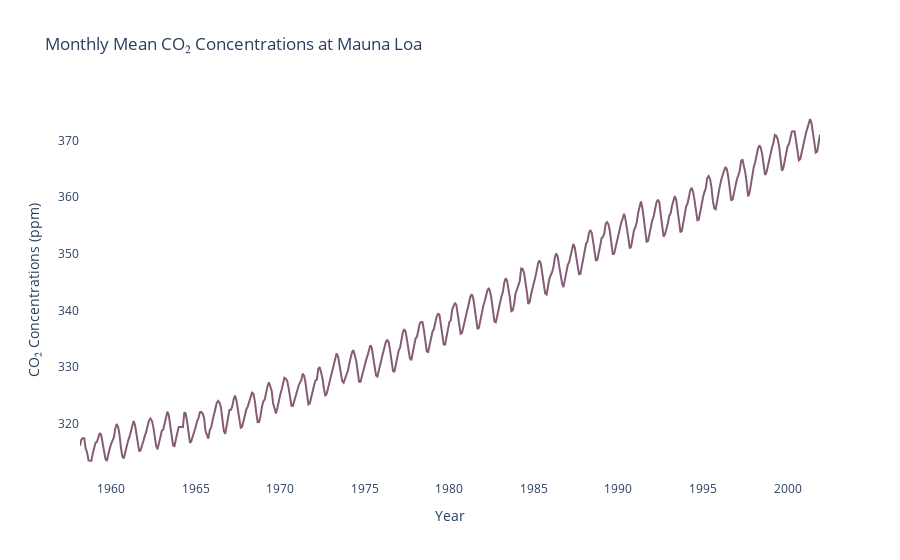
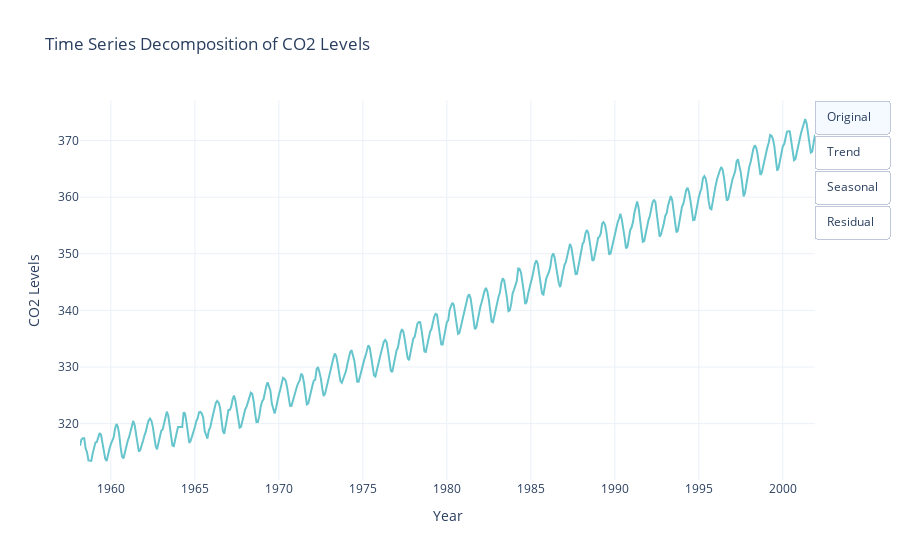
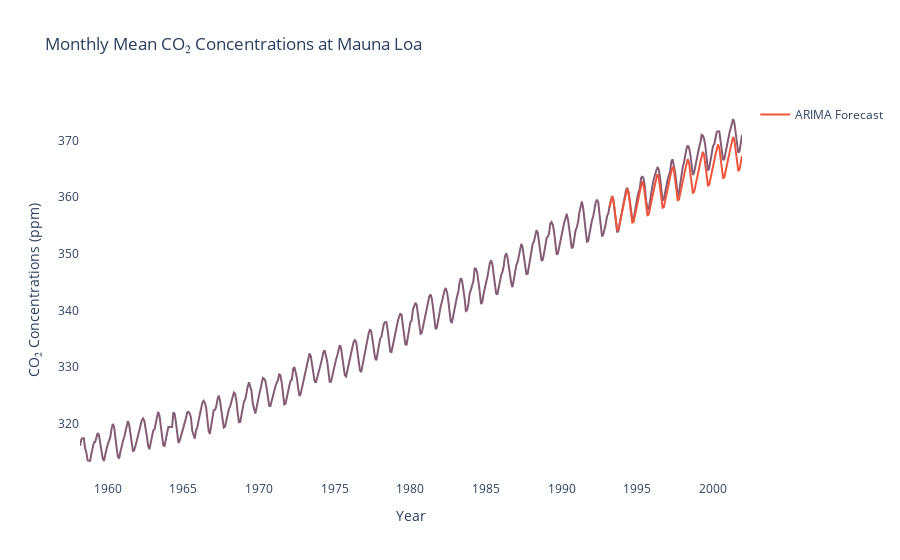

Notebook code cell kept with these figures, in order:
### Code cell
import pandas as pd
import numpy as np
import plotly.express as px
import plotly.graph_objects as go
from statsmodels.tsa.stattools import adfuller, kpss
from statsmodels.tsa.seasonal import seasonal_decompose
from statsmodels.tsa.holtwinters import ExponentialSmoothing
from pmdarima import auto_arima
from statsmodels.datasets import co2

# Load the dataset
data = co2.load_pandas().data

# Drop missing values
data.dropna(inplace=True)

# Weekly data to monthly data by averaging
data = data.resample('ME').mean()

# Ensure a datetime index with frequency for decomposition
data.index = data.index.to_period('M').to_timestamp()

#ffill
data['co2'] = data['co2'].ffill()

# Plot the data
fig = px.line(data, x=data.index, y='co2', title='Monthly Mean CO₂ Concentrations at Mauna Loa', color_discrete_sequence=px.colors.qualitative.Antique)
fig.update_layout(title='Monthly Mean CO₂ Concentrations at Mauna Loa',
                  xaxis_title='Year',
                  yaxis_title='CO₂ Concentrations (ppm)',
                  plot_bgcolor='white')
fig.show()

# Seasonal decomposition
# decomposition = seasonal_decompose(data['co2'], model='additive', period=12)
# fig = decomposition.plot()
# fig.set_size_inches(10, 8)
# plt.show()
create_decomposition_plot(data)

# Stationarity tests function
def perform_stationarity_tests(series):
    print("Performing Augmented Dickey-Fuller test:")
    adf_result = adfuller(series, autolag='AIC')
    print(f'ADF Statistic: {adf_result[0]}')
    print(f'p-value: {adf_result[1]}')
    if adf_result[1] < 0.05:
        print("Data is stationary")
    else:
        print("Data is non-stationary")

    print("\nPerforming KPSS test:")
    kpss_result = kpss(series, regression='c')
    print(f'KPSS Statistic: {kpss_result[0]}')
    print(f'p-value: {kpss_result[1]}')
    if kpss_result[1] < 0.05:
        print("Data is non-stationary")
    else:
        print("Data is stationary")

perform_stationarity_tests(data['co2'])

# Splitting the data
split_point = int(len(data) * 0.8)
train, test = data.iloc[:split_point], data.iloc[split_point:]

# arima_model = auto_arima(train['co2'], seasonal=True, m=12, stepwise=True, suppress_warnings=True, error_action='ignore', max_order=None, out_of_sample_size=10, trace=True)
arima_model = auto_arima(train['co2'], seasonal=True, m=12, stepwise=False,
                         max_p=3, max_q=3, max_P=2, max_Q=2, max_d=2, max_D=1,
                         suppress_warnings=True, error_action='ignore', max_order=10,
                         out_of_sample_size=10, n_jobs=6, trace=True)
print(arima_model.summary())
arima_forecast = arima_model.predict(n_periods=len(test))

# Plotting the forecasts using Plotly
fig = px.line(data, x=data.index, y='co2', title='Monthly Mean CO₂ Concentrations at Mauna Loa', color_discrete_sequence=px.colors.qualitative.Antique)
fig.add_scatter(x=test.index, y=arima_forecast, mode='lines', name='ARIMA Forecast')
fig.update_layout(title='Monthly Mean CO₂ Concentrations at Mauna Loa',
                  xaxis_title='Year',
                  yaxis_title='CO₂ Concentrations (ppm)',
                  plot_bgcolor='white')
fig.show()

### Figure 1 — Plotly figure (JSON) as saved in the notebook; plotly's stock layout.template omitted (floating-point values rounded to 4 significant figures; data arrays with more than 128 entries replaced by an {"elided": "..."} marker saying what was removed)
{"data": [{"hovertemplate": "index=%{x}<br>co2=%{y}<extra></extra>", "legendgroup": "", "line": {"color": "rgb(133, 92, 117)", "dash": "solid"}, "marker": {"symbol": "circle"}, "mode": "lines", "name": "", "orientation": "v", "showlegend": false, "type": "scatter", "x": {"elided": "526 str values"}, "xaxis": "x", "y": {"elided": "526 float values"}, "yaxis": "y"}], "layout": {"legend": {"tracegroupgap": 0}, "plot_bgcolor": "white", "title": {"text": "Monthly Mean CO₂ Concentrations at Mauna Loa"}, "xaxis": {"anchor": "y", "domain": [0, 1], "title": {"text": "Year"}}, "yaxis": {"anchor": "x", "domain": [0, 1], "title": {"text": "CO₂ Concentrations (ppm)"}}}}

### Figure 2 — Plotly figure (JSON) as saved in the notebook; plotly's stock layout.template omitted (floating-point values rounded to 4 significant figures; data arrays with more than 128 entries replaced by an {"elided": "..."} marker saying what was removed)
{"data": [{"line": {"color": "rgb(102, 197, 204)"}, "mode": "lines", "name": "Original CO2", "type": "scatter", "visible": true, "x": {"elided": "526 str values"}, "y": {"elided": "526 float values"}}, {"line": {"color": "rgb(246, 207, 113)"}, "mode": "lines", "name": "Trend", "type": "scatter", "visible": false, "x": {"elided": "514 str values"}, "y": {"elided": "514 float values"}}, {"line": {"color": "rgb(248, 156, 116)"}, "mode": "lines", "name": "Seasonality", "type": "scatter", "visible": false, "x": {"elided": "526 str values"}, "y": {"elided": "526 float values"}}, {"line": {"color": "rgb(135, 197, 95)"}, "mode": "lines", "name": "Residuals", "type": "scatter", "visible": false, "x": {"elided": "514 str values"}, "y": {"elided": "514 float values"}}], "layout": {"title": {"text": "Time Series Decomposition of CO2 Levels"}, "updatemenus": [{"active": 0, "buttons": [{"args": [{"visible": [true, false, false, false]}, {"title": "Original CO2 Data"}], "label": "Original", "method": "update"}, {"args": [{"visible": [false, true, false, false]}, {"title": "Trend Component"}], "label": "Trend", "method": "update"}, {"args": [{"visible": [false, false, true, false]}, {"title": "Seasonal Component"}], "label": "Seasonal", "method": "update"}, {"args": [{"visible": [false, false, false, true]}, {"title": "Residual Component"}], "label": "Residual", "method": "update"}], "direction": "down", "type": "buttons", "x": 1.1, "y": 1}], "xaxis": {"title": {"text": "Year"}}, "yaxis": {"title": {"text": "CO2 Levels"}}}}

### Figure 3 — Plotly figure (JSON) as saved in the notebook; plotly's stock layout.template omitted (floating-point values rounded to 4 significant figures; data arrays with more than 128 entries replaced by an {"elided": "..."} marker saying what was removed)
{"data": [{"hovertemplate": "index=%{x}<br>co2=%{y}<extra></extra>", "legendgroup": "", "line": {"color": "rgb(133, 92, 117)", "dash": "solid"}, "marker": {"symbol": "circle"}, "mode": "lines", "name": "", "orientation": "v", "showlegend": false, "type": "scatter", "x": {"elided": "526 str values"}, "xaxis": "x", "y": {"elided": "526 float values"}, "yaxis": "y"}, {"mode": "lines", "name": "ARIMA Forecast", "type": "scatter", "x": ["1993-03-01T00:00:00", "1993-04-01T00:00:00", "1993-05-01T00:00:00", "1993-06-01T00:00:00", "1993-07-01T00:00:00", "1993-08-01T00:00:00", "1993-09-01T00:00:00", "1993-10-01T00:00:00", "1993-11-01T00:00:00", "1993-12-01T00:00:00", "1994-01-01T00:00:00", "1994-02-01T00:00:00", "1994-03-01T00:00:00", "1994-04-01T00:00:00", "1994-05-01T00:00:00", "1994-06-01T00:00:00", "1994-07-01T00:00:00", "1994-08-01T00:00:00", "1994-09-01T00:00:00", "1994-10-01T00:00:00", "1994-11-01T00:00:00", "1994-12-01T00:00:00", "1995-01-01T00:00:00", "1995-02-01T00:00:00", "1995-03-01T00:00:00", "1995-04-01T00:00:00", "1995-05-01T00:00:00", "1995-06-01T00:00:00", "1995-07-01T00:00:00", "1995-08-01T00:00:00", "1995-09-01T00:00:00", "1995-10-01T00:00:00", "1995-11-01T00:00:00", "1995-12-01T00:00:00", "1996-01-01T00:00:00", "1996-02-01T00:00:00", "1996-03-01T00:00:00", "1996-04-01T00:00:00", "1996-05-01T00:00:00", "1996-06-01T00:00:00", "1996-07-01T00:00:00", "1996-08-01T00:00:00", "1996-09-01T00:00:00", "1996-10-01T00:00:00", "1996-11-01T00:00:00", "1996-12-01T00:00:00", "1997-01-01T00:00:00", "1997-02-01T00:00:00", "1997-03-01T00:00:00", "1997-04-01T00:00:00", "1997-05-01T00:00:00", "1997-06-01T00:00:00", "1997-07-01T00:00:00", "1997-08-01T00:00:00", "1997-09-01T00:00:00", "1997-10-01T00:00:00", "1997-11-01T00:00:00", "1997-12-01T00:00:00", "1998-01-01T00:00:00", "1998-02-01T00:00:00", "1998-03-01T00:00:00", "1998-04-01T00:00:00", "1998-05-01T00:00:00", "1998-06-01T00:00:00", "1998-07-01T00:00:00", "1998-08-01T00:00:00", "1998-09-01T00:00:00", "1998-10-01T00:00:00", "1998-11-01T00:00:00", "1998-12-01T00:00:00", "1999-01-01T00:00:00", "1999-02-01T00:00:00", "1999-03-01T00:00:00", "1999-04-01T00:00:00", "1999-05-01T00:00:00", "1999-06-01T00:00:00", "1999-07-01T00:00:00", "1999-08-01T00:00:00", "1999-09-01T00:00:00", "1999-10-01T00:00:00", "1999-11-01T00:00:00", "1999-12-01T00:00:00", "2000-01-01T00:00:00", "2000-02-01T00:00:00", "2000-03-01T00:00:00", "2000-04-01T00:00:00", "2000-05-01T00:00:00", "2000-06-01T00:00:00", "2000-07-01T00:00:00", "2000-08-01T00:00:00", "2000-09-01T00:00:00", "2000-10-01T00:00:00", "2000-11-01T00:00:00", "2000-12-01T00:00:00", "2001-01-01T00:00:00", "2001-02-01T00:00:00", "2001-03-01T00:00:00", "2001-04-01T00:00:00", "2001-05-01T00:00:00", "2001-06-01T00:00:00", "2001-07-01T00:00:00", "2001-08-01T00:00:00", "2001-09-01T00:00:00", "2001-10-01T00:00:00", "2001-11-01T00:00:00", "2001-12-01T00:00:00"], "y": [358.3, 359.6, 360.2, 359.5, 357.9, 355.9, 354.2, 354.3, 355.5, 356.8, 357.8, 358.6, 359.6, 360.9, 361.5, 360.8, 359.2, 357.2, 355.5, 355.6, 356.8, 358.1, 359.2, 359.9, 360.9, 362.2, 362.8, 362.1, 360.5, 358.5, 356.8, 356.9, 358.2, 359.4, 360.5, 361.2, 362.2, 363.5, 364.1, 363.5, 361.8, 359.8, 358.1, 358.2, 359.5, 360.7, 361.8, 362.5, 363.5, 364.8, 365.4, 364.8, 363.1, 361.2, 359.5, 359.6, 360.8, 362.1, 363.1, 363.8, 364.9, 366.1, 366.7, 366.1, 364.4, 362.5, 360.8, 360.9, 362.1, 363.4, 364.4, 365.2, 366.2, 367.5, 368.0, 367.4, 365.7, 363.8, 362.1, 362.2, 363.4, 364.7, 365.7, 366.5, 367.5, 368.8, 369.3, 368.7, 367.0, 365.1, 363.4, 363.5, 364.7, 366.0, 367.0, 367.8, 368.8, 370.1, 370.6, 370.0, 368.4, 366.4, 364.7, 364.8, 366.0, 367.3]}], "layout": {"legend": {"tracegroupgap": 0}, "plot_bgcolor": "white", "title": {"text": "Monthly Mean CO₂ Concentrations at Mauna Loa"}, "xaxis": {"anchor": "y", "domain": [0, 1], "title": {"text": "Year"}}, "yaxis": {"anchor": "x", "domain": [0, 1], "title": {"text": "CO₂ Concentrations (ppm)"}}}}
